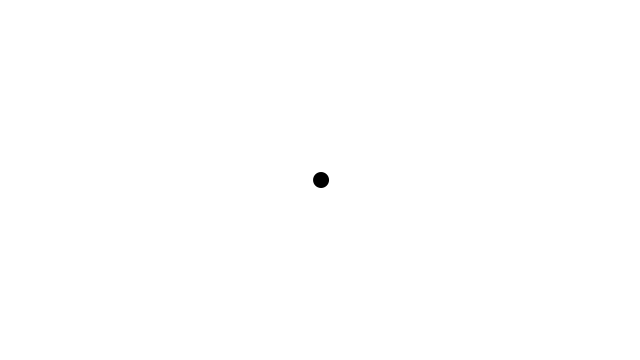
Frame 1 (no input)
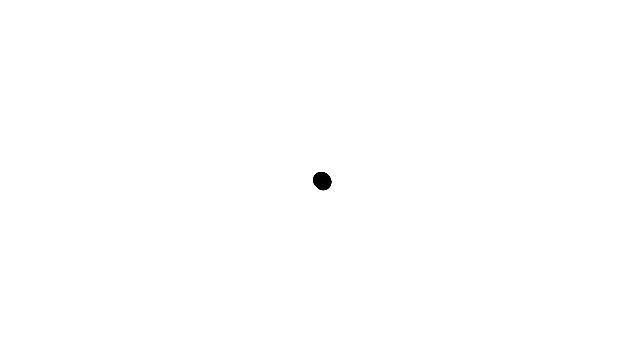
Frame 60 (the mouse pressed at the canvas centre just before this capture)
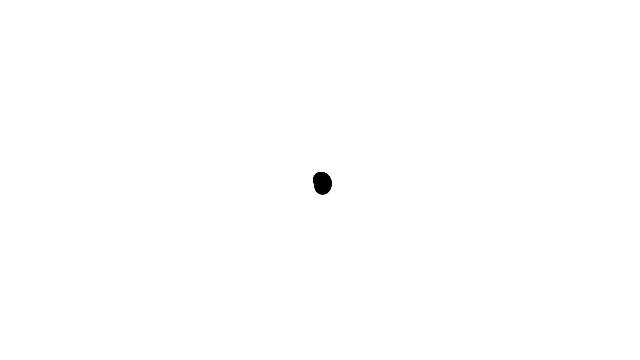
Frame 120 (the mouse held since frame 60 and released just before this capture)

The Processing sketch that drew these frames (run headless with seeded random() and noise(); from frame 60 on, the mouse is pressed at the canvas centre):

// Processing sketch: SpiralVisualization
// ── SpiralVisualization.pde
float theta = 0;
float dtheta = 0.01;
float radius = 1;

void setup() {
  size(640, 360);
  background(255);
}

void draw(){
   theta += dtheta;
   radius += 0.05;
  float y = radius * sin(theta);
  float x = radius * cos(theta);
  
  noStroke();
  fill(0);
  rectMode(CENTER);
  ellipse(x + width/2, y + height/2, 16,16);
}
